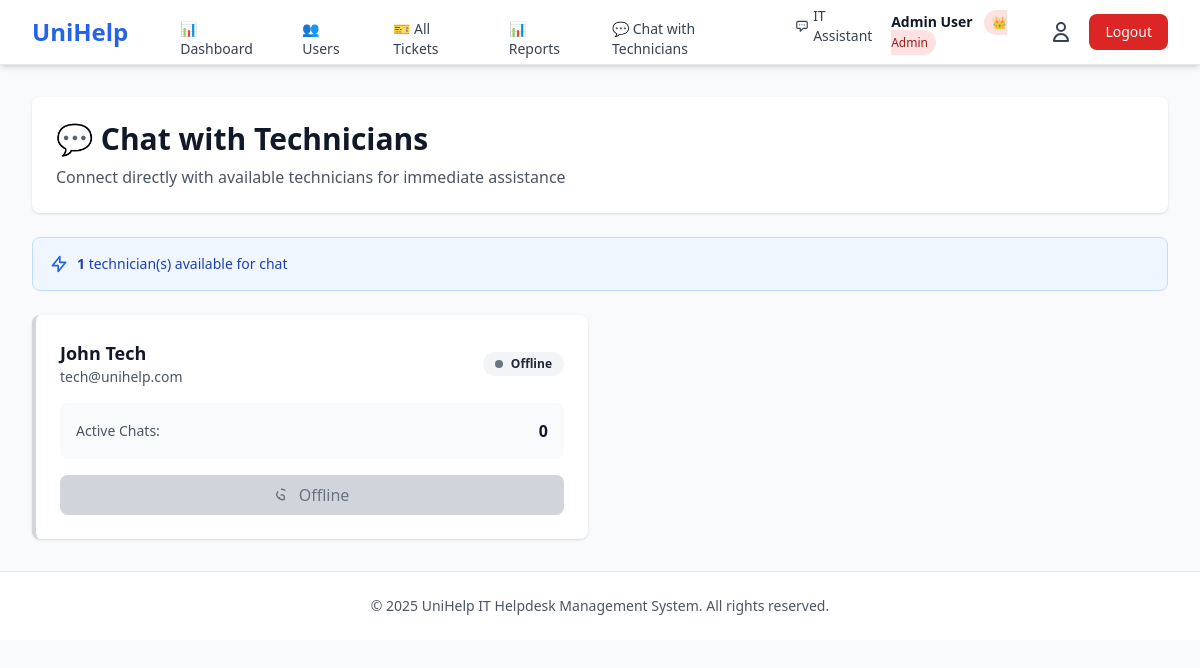
The page /admin/technicians (signed in) on the database its author committed.
### tables this page shows
CREATE TABLE user (
            userid INTEGER PRIMARY KEY AUTOINCREMENT,
            name VARCHAR(100) NOT NULL,
            email VARCHAR(100) UNIQUE NOT NULL,
            passwordhash VARCHAR(255) NOT NULL,
            role VARCHAR(20) NOT NULL CHECK(role IN ('admin', 'staff', 'technician', 'student')),
            isapproved BOOLEAN DEFAULT 0,
            created_at TIMESTAMP DEFAULT CURRENT_TIMESTAMP
        );

### app.py (the view)
@app.route('/admin/technicians')
@login_required
@role_required(['admin'])
def admin_technicians():
    conn = get_db_connection()
    two_minutes_ago = (datetime.now() - timedelta(minutes=2)).strftime('%Y-%m-%d %H:%M:%S')
    technicians = conn.execute('''
        SELECT u.userid, u.name, u.email, p.status, p.last_seen,
               COUNT(lc.livechatid) as active_chats
        FROM user u
        LEFT JOIN user_presence p ON u.userid = p.userid
        LEFT JOIN live_chat lc ON u.userid = lc.technicianid AND lc.status = 'active'
        WHERE u.role = 'technician' AND u.isapproved = 1
        GROUP BY u.userid
        ORDER BY p.last_seen DESC
    ''').fetchall()
    conn.close()
    return render_template('admin/technicians.html', technicians=technicians)

### app.py (called while the page is built)
def get_db_connection():
    conn = sqlite3.connect('unihelp.db')
    conn.row_factory = sqlite3.Row
    return conn

def login_required(f):
    @wraps(f)
    def decorated_function(*args, **kwargs):
        if 'user_id' not in session:
            flash('Please log in to access this page', 'error')
            return redirect(url_for('login'))
        return f(*args, **kwargs)
    return decorated_function

def role_required(roles):
    def decorator(f):
        @wraps(f)
        def decorated_function(*args, **kwargs):
            if 'role' not in session or session['role'] not in roles:
                flash('Access denied. Insufficient permissions.', 'error')
                return redirect(url_for('dashboard'))
            return f(*args, **kwargs)
        return decorated_function
    return decorator

### templates/admin/technicians.html (shortened to what this page needs)
{% extends "base.html" %}
{% block content %}
<div class="space-y-6">
    <div class="bg-white rounded-lg shadow p-6">
        <h1 class="text-3xl font-bold text-gray-900">💬 Chat with Technicians</h1>
        <p class="text-gray-600 mt-2">Connect directly with available technicians for immediate assistance</p>
    </div>
    <div class="bg-blue-50 border border-blue-200 rounded-lg p-4">
        <div class="flex items-center space-x-2">
            <svg class="w-5 h-5 text-blue-600" fill="none" stroke="currentColor" viewBox="0 0 24 24">
                <path stroke-linecap="round" stroke-linejoin="round" stroke-width="2" d="M13 10V3L4 14h7v7l9-11h-7z" />
            </svg>
            <span class="text-sm text-blue-800">
                <strong>{{ technicians|length }}</strong> technician(s) available for chat
            </span>
        </div>
    </div>
    <div class="grid grid-cols-1 md:grid-cols-2 gap-6">
        {% for tech in technicians %}
        <div class="bg-white rounded-lg shadow p-6 border-l-4 {% if tech.status == 'online' %}border-green-500{% else %}border-gray-300{% endif %} hover:shadow-lg transition">
            <div class="flex items-center justify-between mb-4">
                <div>
                    <h3 class="text-lg font-semibold text-gray-900">{{ tech.name }}</h3>
                    <p class="text-sm text-gray-600">{{ tech.email }}</p>
                </div>
                <div class="text-right">
                    {% if tech.status == 'online' %}
                        <span class="inline-flex items-center px-3 py-1 rounded-full text-xs font-semibold bg-green-100 text-green-800">
                            <span class="w-2 h-2 bg-green-500 rounded-full mr-2 animate-pulse"></span>
                            Online
                        </span>
                    {% else %}
                        <span class="inline-flex items-center px-3 py-1 rounded-full text-xs font-semibold bg-gray-100 text-gray-800">
                            <span class="w-2 h-2 bg-gray-500 rounded-full mr-2"></span>
                            Offline
                        </span>
                    {% endif %}
                </div>
            </div>
            <div class="bg-gray-50 rounded-lg p-4 mb-4 space-y-2">
                <div class="flex justify-between items-center">
                    <span class="text-sm text-gray-600">Active Chats:</span>
                    <span class="font-semibold text-gray-900">{{ tech.active_chats }}</span>
                </div>
            </div>
            {% if tech.status == 'online' %}
            <button onclick="startDirectChat({{ tech.userid }}, '{{ tech.name }}')"
                    class="w-full bg-primary text-white px-4 py-2 rounded-lg hover:bg-blue-700 transition font-medium flex items-center justify-center space-x-2">
                <svg class="w-4 h-4" fill="none" stroke="currentColor" viewBox="0 0 24 24">
                    <path stroke-linecap="round" stroke-linejoin="round" stroke-width="2" d="M8 12h.01M12 12h.01M16 12h.01M21 12c0 4.418-4.03 8-9 8a9.863 9.863 0 01-4.255-.949L3 20l1.395-3.72C3.512 15.042 3 13.574 3 12c0-4.418 4.03-8 9-8s9 3.582 9 8z" />
                </svg>
                <span>Start Chat</span>
            </button>
            {% else %}
            <button disabled
                    class="w-full bg-gray-300 text-gray-500 px-4 py-2 rounded-lg cursor-not-allowed font-medium flex items-center justify-center space-x-2">
                <svg class="w-4 h-4" fill="none" stroke="currentColor" viewBox="0 0 24 24">
                    <path stroke-linecap="round" stroke-linejoin="round" stroke-width="2" d="M13.875 18.825A10.05 10.05 0 0112 19c-4.478 0-8.268-2.943-9.543-7a9.97 9.97 0 011.563-4.803m5.596-3.856a9.96 9.96 0 015.384 1.595M6.75 15.75A3.75 3.75 0 109 12" />
                </svg>
                <span>Offline</span>
            </button>
            {% endif %}
        </div>
        {% endfor %}
    </div>
</div>
{% endblock %}

### rows shown on the page
user: name "John Tech", email "tech@unihelp.com", active_chats "0"

### other values the page prints
{{ session.name }} "Admin User"
{{ session.role|title }} "Admin"
{{ technicians|length }} "1"
